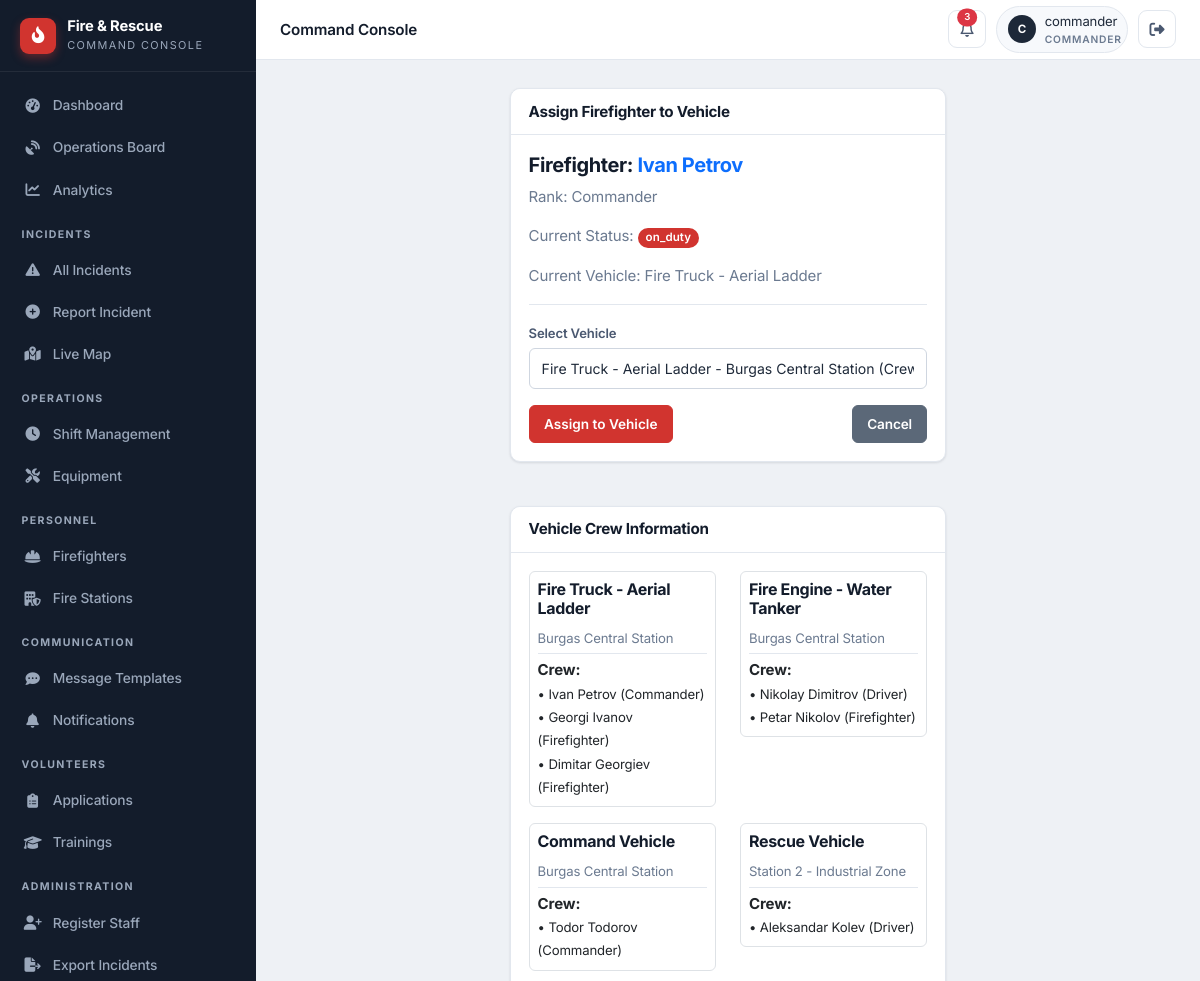
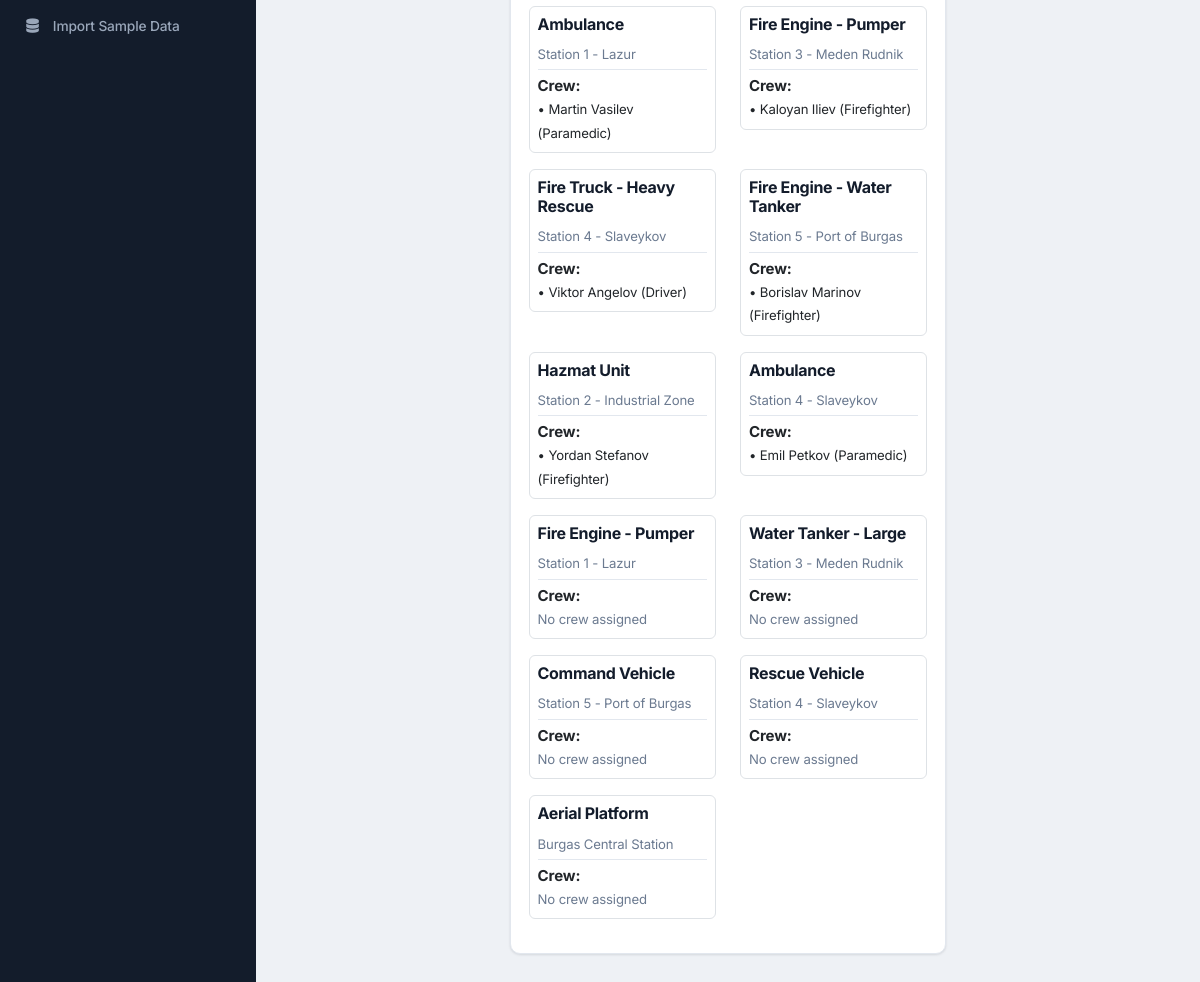
Screenshot of /staff/firefighter/1/assign (signed in) with the database file from the repository (2 pictures, top to bottom).
### app/models/firefighter.py (models this page shows)
class Firefighter(db.Model):
    id = db.Column(db.Integer, primary_key=True)
    name = db.Column(db.String(100), nullable=False)
    rank = db.Column(db.String(50))
    status = db.Column(db.String(20), default='available')
    vehicle_id = db.Column(db.Integer, db.ForeignKey('vehicle.id'), nullable=True)
    station_id = db.Column(db.Integer, db.ForeignKey('fire_station.id'), nullable=True)
    user_id = db.Column(db.Integer, db.ForeignKey('user_model.id'), nullable=True, unique=True)
    user = db.relationship('UserModel', foreign_keys=[user_id], backref='firefighter_profile')
    employee_id = db.Column(db.String(20), unique=True, nullable=True)
    phone = db.Column(db.String(20), nullable=True)
    hire_date = db.Column(db.DateTime, nullable=True)
    last_active = db.Column(db.DateTime, nullable=True)
    current_shift_id = db.Column(db.Integer, db.ForeignKey('shift.id'), nullable=True)
    current_shift = db.relationship('Shift', foreign_keys=[current_shift_id], back_populates='firefighter')
    shifts = db.relationship('Shift', foreign_keys='Shift.firefighter_id', back_populates='firefighter')

### app/models/vehicle.py (models this page shows)
class Vehicle(db.Model):
    id = db.Column(db.Integer, primary_key=True)
    type = db.Column(db.String(50))
    location = db.Column(db.String(200))
    latitude = db.Column(db.Float, nullable=True)
    longitude = db.Column(db.Float, nullable=True)
    last_updated = db.Column(db.DateTime, default=datetime.datetime.utcnow, onupdate=datetime.datetime.utcnow)
    speed = db.Column(db.Float, nullable=True)
    heading = db.Column(db.Integer, nullable=True)
    status = db.Column(db.String(20), default='station')
    station_id = db.Column(db.Integer, db.ForeignKey('fire_station.id'), nullable=True)
    current_incident_id = db.Column(db.Integer, db.ForeignKey('incident.id'), nullable=True)
    route_polyline = db.Column(db.Text, nullable=True)      # JSON list of [lat, lng] along the road
    route_started_at = db.Column(db.DateTime, nullable=True)  # when the vehicle began driving
    route_total_seconds = db.Column(db.Float, nullable=True)  # animation duration (sped up for demo)
    route_real_seconds = db.Column(db.Float, nullable=True)   # real OSRM driving time, for ETA display
    route_distance_m = db.Column(db.Float, nullable=True)     # real route distance in meters
    route_dest_lat = db.Column(db.Float, nullable=True)
    route_dest_lng = db.Column(db.Float, nullable=True)
    current_incident = db.relationship('Incident', foreign_keys=[current_incident_id])
    firefighters = db.relationship('Firefighter', backref='assigned_vehicle', lazy=True)

### app/routes/firefighters.py (the view, shortened to what this page needs)
@firefighters_bp.route('/staff/firefighter/<int:firefighter_id>/assign', methods=['GET', 'POST'])
@login_required
@role_required('commander', 'dispatcher')
def assign_firefighter(firefighter_id):
    firefighter = Firefighter.query.get_or_404(firefighter_id)
    vehicles = Vehicle.query.all()
    return render_template('staff/personnel/assign_firefighter.html',
                           firefighter=firefighter,
                           vehicles=vehicles)

### app/utils.py (called while the page is built)
def login_required(f):
    @wraps(f)
    def decorated_function(*args, **kwargs):
        if not session.get('logged_in'):
            flash('Please login to access the staff portal.', 'warning')
            return redirect(url_for('auth.staff_login'))
        return f(*args, **kwargs)
    return decorated_function

def role_required(*roles):
    def decorator(f):
        @wraps(f)
        def decorated_function(*args, **kwargs):
            if not session.get('logged_in'):
                flash('Please login to access the staff portal.', 'warning')
                return redirect(url_for('auth.staff_login'))
            if session.get('user_role') not in roles:
                flash('Unauthorized access. This incident has been logged.', 'danger')
                return redirect(url_for('dashboard.staff_dashboard'))
            return f(*args, **kwargs)
        return decorated_function
    return decorator

### app/templates/staff/personnel/assign_firefighter.html (shortened to what this page needs)
{% extends "staff/base.html" %}
{% block content %}
<div class="row"><div class="col-md-6 offset-md-3"><div class="card"><div class="card-header bg-dark text-white"><h4>Assign Firefighter to Vehicle</h4></div><div class="card-body">
    <div class="mb-3"><h5>Firefighter: <span class="text-primary">{{ firefighter.name }}</span></h5><p class="text-muted">Rank: {{ firefighter.rank }}</p><p class="text-muted">Current Status: <span class="badge bg-{% if firefighter.status == 'available' %}success{% elif firefighter.status == 'on_duty' %}primary{% elif firefighter.status == 'vacation' %}warning{% else %}secondary{% endif %}">{{ firefighter.status }}</span></p><p class="text-muted">Current Vehicle: {% if firefighter.assigned_vehicle %}{{ firefighter.assigned_vehicle.type }}{% else %}<span class="text-warning">Not assigned</span>{% endif %}</p></div>
    <hr>
    <form method="POST" action="{{ url_for('personnel.assign_firefighter', firefighter_id=firefighter.id) }}">
        <div class="mb-3"><label class="form-label">Select Vehicle</label><select name="vehicle_id" class="form-select">{% for vehicle in vehicles %}<option value="{{ vehicle.id }}" {% if firefighter.assigned_vehicle and firefighter.assigned_vehicle.id == vehicle.id %}selected{% endif %}>{{ vehicle.type }} - </option>{% endfor %}</select></div>
        <div class="d-flex justify-content-between"><button type="submit" class="btn btn-primary">Assign to Vehicle</button><a href="{{ url_for('personnel.list_firefighters') }}" class="btn btn-secondary">Cancel</a></div>
    </form>
</div></div></div></div>
<div class="row mt-4"><div class="col-md-6 offset-md-3"><div class="card"><div class="card-header bg-dark text-white"><h5>Vehicle Crew Information</h5></div><div class="card-body"><div class="row">{% for vehicle in vehicles %}<div class="col-md-6 mb-3"><div class="border rounded p-2"><h6>{{ vehicle.type }}</h6><small class="text-muted">{{ vehicle.location }}</small><hr class="my-1"><strong>Crew:</strong>{% if vehicle.firefighters %}<ul class="list-unstyled mb-0">{% for f in vehicle.firefighters %}<li><small>• {{ f.name }} ({{ f.rank }})</small></li>{% endfor %}</ul>{% else %}<p class="text-muted mb-0"><small>No crew assigned</small></p>{% endif %}</div></div>{% endfor %}</div></div></div></div></div>
{% endblock %}

### app/static/css/theme.css (style rules this page uses)
:root { --bg: #eef1f5; --surface: #ffffff; --surface-2: #f7f9fc; --border: #e2e7ee; --border-strong: #cfd6e0; --ink: #131c2b; --ink-2: #1d2838; --ink-3: #2a3650; --ink-soft: #3a4860; --text: #1f2a3a; --text-2: #4a5870; --muted: #6b7a90; --on-dark: #e7ecf3; --on-dark-muted: #9aa7ba; --accent: #d1342f; --accent-dark: #ab2420; --accent-soft: #fdeceb; --success: #1f9d63; --success-soft: #e6f5ed; --warning: #d98a17; --warning-soft: #fbf1de; --info: #2b6cb0; --info-soft: #e6f0f9; --danger: #d1342f; --danger-soft: #fdeceb; --r-sm: 6px; --r: 10px; --r-lg: 14px; --shadow-xs: 0 1px 2px rgba(19, 28, 43, 0.06); --shadow-sm: 0 1px 3px rgba(19, 28, 43, 0.08), 0 1px 2px rgba(19, 28, 43, 0.04); --shadow-md: 0 4px 12px rgba(19, 28, 43, 0.08); --shadow-lg: 0 12px 28px rgba(19, 28, 43, 0.12); --sidebar-w: 256px; --topbar-h: 60px; --spacing-xs: 0.25rem; --spacing-sm: 0.5rem; --spacing-md: 1rem; --spacing-lg: 1.5rem; --spacing-xl: 2rem; --border-radius: var(--r); --border-radius-sm: var(--r-sm); --border-radius-lg: var(--r-lg); --primary-color: var(--accent); --secondary-color: var(--muted); --danger-color: var(--danger); }
* { box-sizing: border-box; }
html { -webkit-text-size-adjust: 100%; }
body { font-family: 'Inter', -apple-system, BlinkMacSystemFont, 'Segoe UI', Roboto, sans-serif; color: var(--text); background: var(--bg); font-size: 0.94rem; line-height: 1.55; letter-spacing: -0.01em; -webkit-font-smoothing: antialiased; text-rendering: optimizeLegibility; }
h1, h2, h3, h4, h5, h6 { color: var(--ink); font-weight: 700; letter-spacing: -0.02em; }
a { text-decoration: none; }
.text-muted { color: var(--muted) !important; }

### app/static/css/main.css (style rules this page uses)
.card { border: 1px solid var(--border); border-radius: var(--r); box-shadow: var(--shadow-sm); background: var(--surface); margin-bottom: 1.25rem; }
.card-header { border-bottom: 1px solid var(--border); background: transparent; font-weight: 600; color: var(--ink); padding: 0.85rem 1.1rem; border-radius: var(--r) var(--r) 0 0 !important; }
.card-header h5, .card-header h4, .card-header h6 { margin: 0; font-size: 0.95rem; }
.card-body { padding: 1.1rem; }
.card-header.bg-dark, .card-header.bg-danger, .card-header.bg-primary, .card-header.bg-secondary { background: var(--surface) !important; color: var(--ink) !important; border-bottom: 1px solid var(--border) !important; }
.btn { border-radius: var(--r-sm); font-weight: 600; font-size: 0.85rem; padding: 0.5rem 0.9rem; transition: all 0.15s; border-width: 1px; }
.btn-primary, .btn-danger { background: var(--accent); border-color: var(--accent); color: #fff; }
.btn-secondary { background: #5b6878; border-color: #5b6878; }
.form-label { font-weight: 600; font-size: 0.82rem; color: var(--text-2); margin-bottom: 0.3rem; }
.form-control, .form-select { border-radius: var(--r-sm); border: 1px solid var(--border-strong); padding: 0.55rem 0.75rem; font-size: 0.88rem; color: var(--text); background: var(--surface); }
.badge { font-weight: 600; padding: 0.4em 0.7em; border-radius: 999px; font-size: 0.72rem; letter-spacing: 0.01em; }
.badge.bg-primary { background: var(--accent) !important; }
hr { border-color: var(--border); opacity: 1; }

### rows the page displays
Firefighter: name "Ivan Petrov", rank "Commander", status "on_duty"
Vehicle: assigned_vehicle.type "Fire Truck - Aerial Ladder", type "Fire Truck - Aerial Ladder", location "Burgas Central Station"
Firefighter: name "Georgi Ivanov", rank "Firefighter"
Firefighter: name "Dimitar Georgiev", rank "Firefighter"
Vehicle: type "Fire Engine - Water Tanker", location "Burgas Central Station"
Firefighter: name "Nikolay Dimitrov", rank "Driver"
Firefighter: name "Petar Nikolov", rank "Firefighter"
Vehicle: type "Command Vehicle", location "Burgas Central Station"
Firefighter: name "Todor Todorov", rank "Commander"
Vehicle: type "Rescue Vehicle", location "Station 2 - Industrial Zone"
Firefighter: name "Aleksandar Kolev", rank "Driver"
Vehicle: type "Ambulance", location "Station 1 - Lazur"
Firefighter: name "Martin Vasilev", rank "Paramedic"
Vehicle: type "Fire Engine - Pumper", location "Station 3 - Meden Rudnik"
Firefighter: name "Kaloyan Iliev", rank "Firefighter"
Vehicle: type "Fire Truck - Heavy Rescue", location "Station 4 - Slaveykov"
Firefighter: name "Viktor Angelov", rank "Driver"
Vehicle: type "Fire Engine - Water Tanker", location "Station 5 - Port of Burgas"
Firefighter: name "Borislav Marinov", rank "Firefighter"
Vehicle: type "Hazmat Unit", location "Station 2 - Industrial Zone"
Firefighter: name "Yordan Stefanov", rank "Firefighter"
Vehicle: type "Ambulance", location "Station 4 - Slaveykov"
Firefighter: name "Emil Petkov", rank "Paramedic"
Vehicle: type "Fire Engine - Pumper", location "Station 1 - Lazur", shows "No crew assigned"
Vehicle: type "Water Tanker - Large", location "Station 3 - Meden Rudnik", shows "No crew assigned"
Vehicle: type "Command Vehicle", location "Station 5 - Port of Burgas", shows "No crew assigned"
Vehicle: type "Rescue Vehicle", location "Station 4 - Slaveykov", shows "No crew assigned"
Vehicle: type "Aerial Platform", location "Burgas Central Station", shows "No crew assigned"

### other values shown
{{ (session.user_name or '?')[0]|upper }} "C"
{{ session.user_name }} "commander"
{{ session.user_role }} "COMMANDER"
form field vehicle_id "Fire Truck - Aerial Ladder - Burgas Central Station (Crew: 3 members)"
